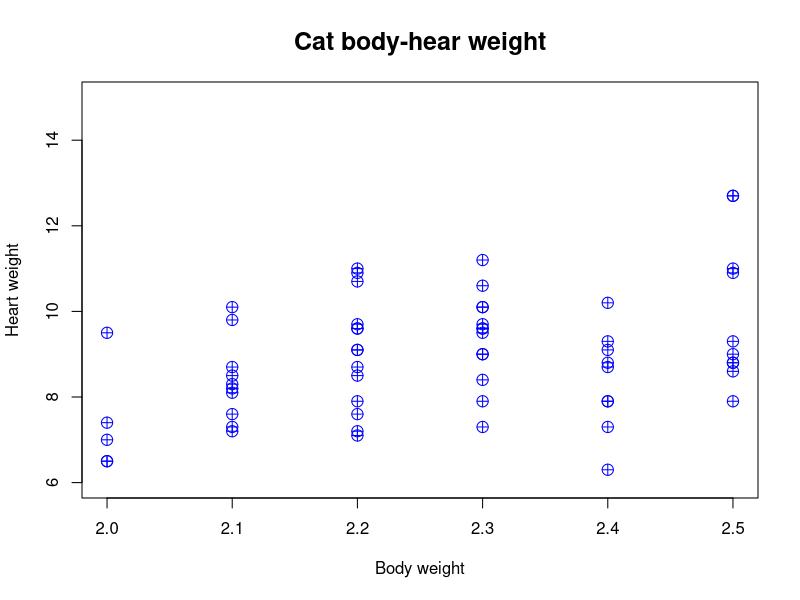
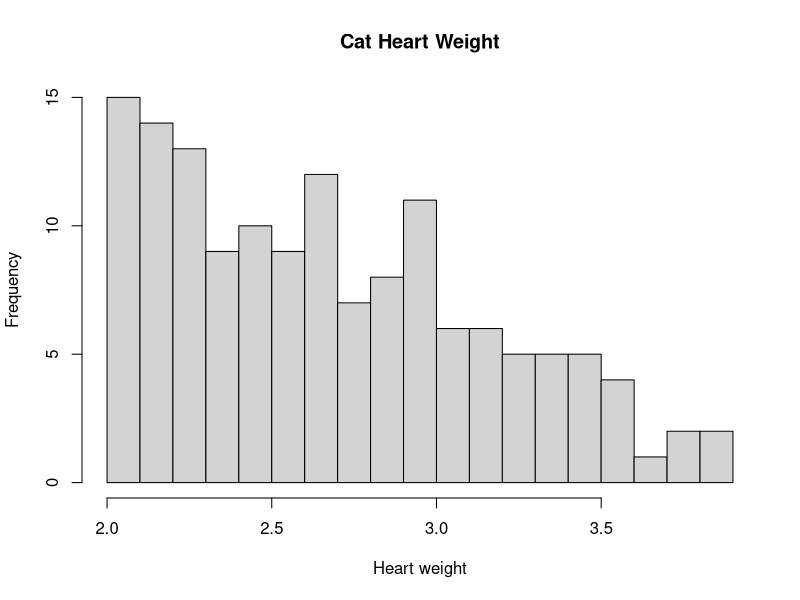
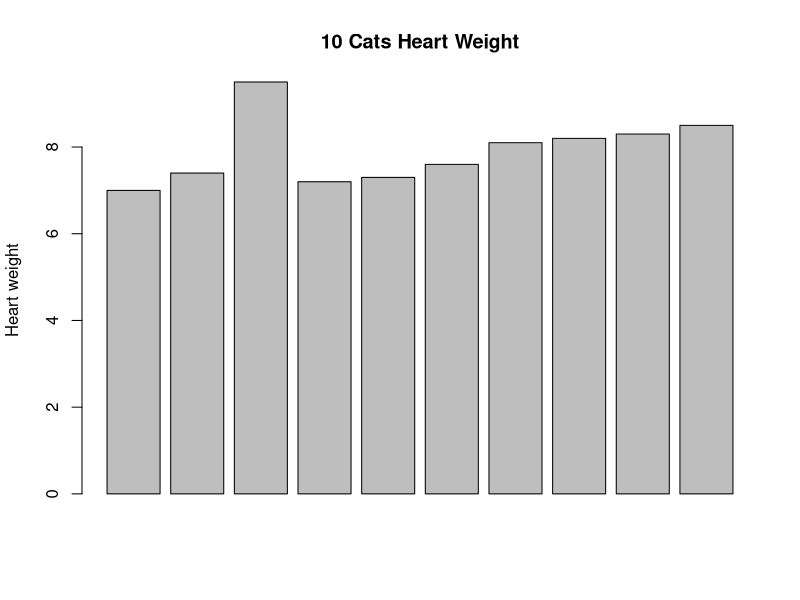

These charts were generated, in order, by the following R code:
#rm(list=ls())

statistics_of_Bwt = function(matrix){
  mean = mean(matrix)
  median = median(matrix)
  var = var(matrix)
  sd = sqrt(var)
  
  return(c(mean, median, sd, var))
}



library(MASS)
data(cats)


head(cats)
summary(cats)
rownames(summary)



statistics = statistics_of_Bwt(cats[,2])
Bwt_mean = statistics[1]
Bwt_median = statistics[2]
Bwt_sd = statistics[3]
Bwt_var = statistics[4]

Bwt_Hwt_cor=cor(cats[,2],cats[,3])

female = cats[,1]=="F"
cats.female = cats[female,]
cats.male = cats[!female,]

statistics = statistics_of_Bwt(cats.female[,2])
Bwt_mean.female = statistics[1]
Bwt_median.female = statistics[2]
Bwt_sd.female = statistics[3]
Bwt_var.female = statistics[4]

statistics = statistics_of_Bwt(cats.male[,2])
Bwt_mean.male = statistics[1]
Bwt_median.male = statistics[2]
Bwt_sd.male = statistics[3]
Bwt_var.male = statistics[4]

var.test(cats.female[,2],cats.male[,2])
# There is a significant difference in variance of Bwt between female and male cats

t.test(cats.female[,2],cats.male[,2], var.equal = FALSE)
# There is a significant difference in mean Bwt between female and male cats

wilcox.test(cats.female[,2],cats.male[,2])


#### Plotting ####

plot(cats[,2], cats[,3], col="blue",pch=10, main="Cat body-hear weight",
     xlab="Body weight", ylab="Heart weight", cex=1.5, cex.main=1.5, 
     xlim=c(2,2.5),ylim=c(6,15))

hist(cats[,2], breaks=20, main="Cat Heart Weight", xlab = "Heart weight")

pdf(file="cats.pdf",width = 9, height = 8)
barplot(cats[1:10,3], main="10 Cats Heart Weight", ylab = "Heart weight")
dev.off()
